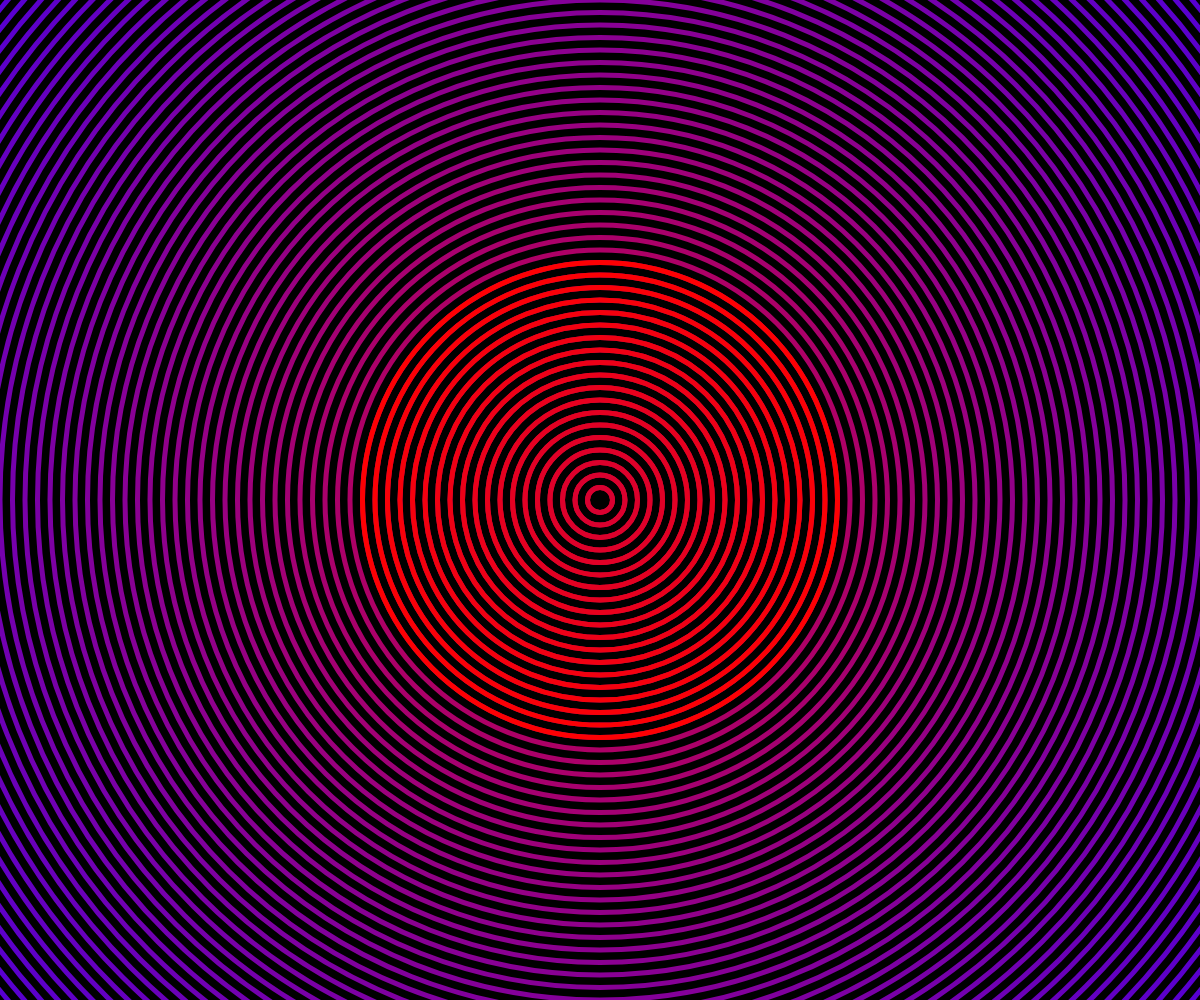
Frame 1 (no input)
Frame 60 (no input): identical to frame 1, image omitted
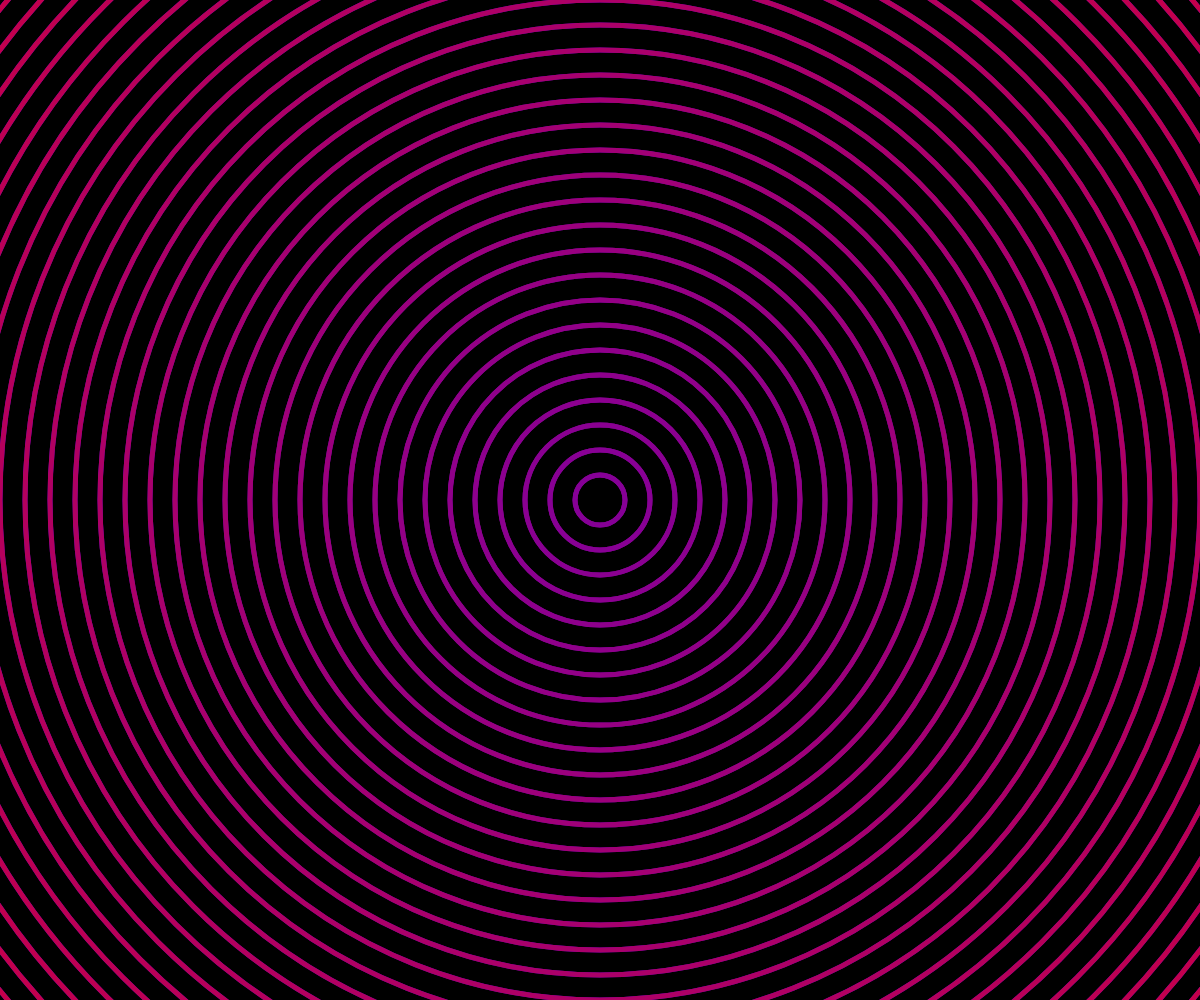
Frame 120 (the mouse pressed at the canvas centre since frame 60)

The p5.js sketch that drew these frames (run headless with seeded random() and noise() and a simulated clock; from frame 60 on, the mouse is pressed at the canvas centre):

// p5.js sketch
// ── sketch.js
function setup() {
	createCanvas(windowWidth, windowHeight);
	background(0);
}

function draw() {
	background(0);

    let w;
    for (let i = 0; i < 100; i++){
        noFill();
        strokeWeight(5);
        stroke(map(i, 0, 100, 50, 255), 0, map(i, 0, 100, 255, 0));
        w = 2000 - i * 25 - i * map(mouseX, 0, width, 0, 50);
        ellipse(width/2, height/2, w);
    }
}
